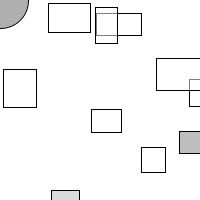
Frame 1 (no input)
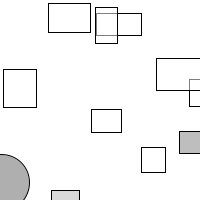
Frame 60 (the mouse pressed at the canvas centre just before this capture)
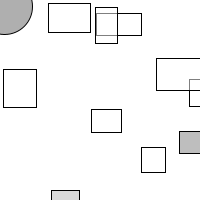
Frame 120 (the mouse held since frame 60 and released just before this capture)

The Processing sketch that drew these frames (run headless with seeded random() and noise(); from frame 60 on, the mouse is pressed at the canvas centre):

// Processing sketch: e04
// ── e04.pde
float MIN_FRICTION = -0.05;
float MAX_FRICTION = 0.05;


Pocket[] pockets;
Mover[] movers;

void setup() {
  size(200,200);
  background(255);
  
  pockets = new Pocket[10];
  for (int i = 0; i < pockets.length; i++)
    pockets[i] = new Pocket(random(MIN_FRICTION,MAX_FRICTION),random(0,width),random(0,height),random(20,50),random(20,50));
  
  movers = new Mover[5];
  for (int i = 0; i < movers.length; i++)
    movers[i] = new Mover(random(0.1,5),0,0);
}

void draw() {
  background(255);
  
  PVector wind = new PVector(0.002,0);
  PVector gravity = new PVector(0,0.1);
  PVector friction = null;
  PVector[] forces = new PVector[]{wind,gravity,friction};
  
  for (int i = 0; i < pockets.length; i++)
    pockets[i].display();

  for (int i = 0; i < movers.length; i++) {
    
    // calculate gravity
    gravity.y = 0.1*movers[i].mass;
    
    // calculate friction
    friction = new PVector(0,0);
    for (int j = 0; j < pockets.length; j++) {
      if (pockets[j].contains(movers[i])) {
        friction.add(pockets[j].calculateFrictionOn(movers[i]));
      }
    }
    forces[2] = friction;
    
    movers[i].update(forces);
    movers[i].display();
  }
}

class Pocket {
  
  float x,y;
  float w,h;
  float coef;
  
  Pocket(float coef_, float x_, float y_, float w_, float h_) {
    coef = coef_;
    x = x_;
    y = y_;
    w = w_;
    h = h_;
  }
  
  void display() {
    stroke(0);
    fill(map(coef,0,MAX_FRICTION,255,0), 255/2);
    rect(x,y,w,h);
  }
  
  boolean contains(Mover mover) {
    return (
      mover.location.x >= x && mover.location.x <= x + w &&
      mover.location.y >= y && mover.location.y <= y + h
    );
  }
  
  PVector calculateFrictionOn(Mover mover) {
    PVector result;
    result = mover.velocity.copy();
    result.rotate(PI);
    result.setMag(coef); // ignore normal force
    return result;
  }
}
  
  

class Mover {
  
  PVector location;
  PVector velocity;
  float mass;
  
  Mover(float m, float x, float y) {
    mass = m;
    location = new PVector(x,y);
    velocity = new PVector(0,0);
  }
  
  void update(PVector[] forces) {
    PVector acceleration = PVector.div(sumVectors(forces),mass);
    velocity.add(acceleration);
    location.add(velocity);
    
    _checkEdges();
  }
  
  void display() {
    stroke(0);
    fill(175);
    ellipse(location.x,location.y,16*mass,16*mass);
  }
  
  void _checkEdges() {
    // walls
    if (location.x < 0) {
      location.x = 0;
      velocity.x = abs(velocity.x);
    } else if (location.x > width) {
      location.x = width;
      velocity.x = -abs(velocity.x);
    }
    
    // floor
    if (location.y > height) {
      location.y = height;
      velocity.y = -abs(velocity.y);
    }
  }
}

PVector sumVectors(PVector[] vectors) {
  PVector result = new PVector(0,0);
  for (int i = 0; i < vectors.length; i++)
    result.add(vectors[i]);
  return result;
}
